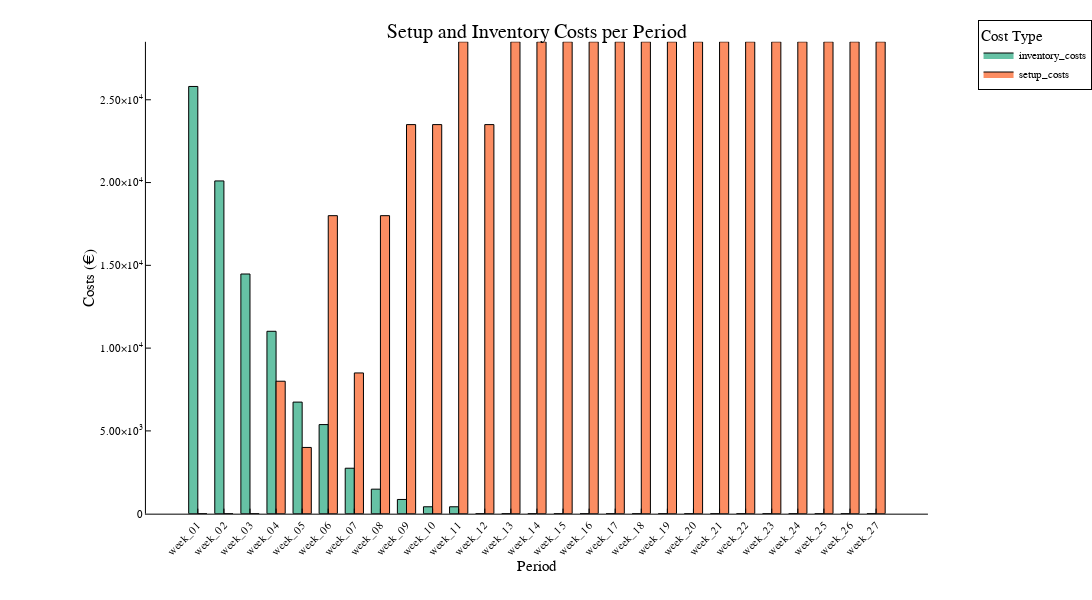

The notebook cell this image was saved under:
### Markdown cell above
The following code calls the setup and inventory costs plot.

### Code cell
stacked_costs = create_cost_results()
p = create_cost_plot(stacked_costs)

### Figure 1 — Plotly figure (JSON) as saved in the notebook; plotly's stock layout.template omitted (floating-point values rounded to 4 significant figures)
{"data": [{"fill": "tozeroy", "fillcolor": "rgba(102, 194, 165, 1.000)", "legendgroup": "inventory_costs", "line": {"color": "rgba(0, 0, 0, 1.000)", "dash": "solid", "width": 1}, "mode": "lines", "name": "inventory_costs", "showlegend": true, "type": "scatter", "x": [0.15, 0.15, 0.5, 0.5, 0.15], "xaxis": "x1", "y": [25800.0, 0, 0, 25800.0, 25800.0], "yaxis": "y1"}, {"fill": "tozeroy", "fillcolor": "rgba(102, 194, 165, 1.000)", "legendgroup": "inventory_costs", "line": {"color": "rgba(0, 0, 0, 1.000)", "dash": "solid", "width": 1}, "mode": "lines", "name": "inventory_costs", "showlegend": false, "type": "scatter", "x": [1.15, 1.15, 1.5, 1.5, 1.15], "xaxis": "x1", "y": [20100.0, 0, 0, 20100.0, 20100.0], "yaxis": "y1"}, {"fill": "tozeroy", "fillcolor": "rgba(102, 194, 165, 1.000)", "legendgroup": "inventory_costs", "line": {"color": "rgba(0, 0, 0, 1.000)", "dash": "solid", "width": 1}, "mode": "lines", "name": "inventory_costs", "showlegend": false, "type": "scatter", "x": [2.15, 2.15, 2.5, 2.5, 2.15], "xaxis": "x1", "y": [14480.0, 0, 0, 14480.0, 14480.0], "yaxis": "y1"}, {"fill": "tozeroy", "fillcolor": "rgba(102, 194, 165, 1.000)", "legendgroup": "inventory_costs", "line": {"color": "rgba(0, 0, 0, 1.000)", "dash": "solid", "width": 1}, "mode": "lines", "name": "inventory_costs", "showlegend": false, "type": "scatter", "x": [3.15, 3.15, 3.5, 3.5, 3.15], "xaxis": "x1", "y": [11020.0, 0, 0, 11020.0, 11020.0], "yaxis": "y1"}, {"fill": "tozeroy", "fillcolor": "rgba(102, 194, 165, 1.000)", "legendgroup": "inventory_costs", "line": {"color": "rgba(0, 0, 0, 1.000)", "dash": "solid", "width": 1}, "mode": "lines", "name": "inventory_costs", "showlegend": false, "type": "scatter", "x": [4.15, 4.15, 4.5, 4.5, 4.15], "xaxis": "x1", "y": [6739.0, 0, 0, 6739.0, 6739.0], "yaxis": "y1"}, {"fill": "tozeroy", "fillcolor": "rgba(102, 194, 165, 1.000)", "legendgroup": "inventory_costs", "line": {"color": "rgba(0, 0, 0, 1.000)", "dash": "solid", "width": 1}, "mode": "lines", "name": "inventory_costs", "showlegend": false, "type": "scatter", "x": [5.15, 5.15, 5.5, 5.5, 5.15], "xaxis": "x1", "y": [5381.0, 0, 0, 5381.0, 5381.0], "yaxis": "y1"}, {"fill": "tozeroy", "fillcolor": "rgba(102, 194, 165, 1.000)", "legendgroup": "inventory_costs", "line": {"color": "rgba(0, 0, 0, 1.000)", "dash": "solid", "width": 1}, "mode": "lines", "name": "inventory_costs", "showlegend": false, "type": "scatter", "x": [6.15, 6.15, 6.5, 6.5, 6.15], "xaxis": "x1", "y": [2745.0, 0, 0, 2745.0, 2745.0], "yaxis": "y1"}, {"fill": "tozeroy", "fillcolor": "rgba(102, 194, 165, 1.000)", "legendgroup": "inventory_costs", "line": {"color": "rgba(0, 0, 0, 1.000)", "dash": "solid", "width": 1}, "mode": "lines", "name": "inventory_costs", "showlegend": false, "type": "scatter", "x": [7.15, 7.15, 7.5, 7.5, 7.15], "xaxis": "x1", "y": [1480.0, 0, 0, 1480.0, 1480.0], "yaxis": "y1"}, {"fill": "tozeroy", "fillcolor": "rgba(102, 194, 165, 1.000)", "legendgroup": "inventory_costs", "line": {"color": "rgba(0, 0, 0, 1.000)", "dash": "solid", "width": 1}, "mode": "lines", "name": "inventory_costs", "showlegend": false, "type": "scatter", "x": [8.15, 8.15, 8.5, 8.5, 8.15], "xaxis": "x1", "y": [857.8, 0, 0, 857.8, 857.8], "yaxis": "y1"}, {"fill": "tozeroy", "fillcolor": "rgba(102, 194, 165, 1.000)", "legendgroup": "inventory_costs", "line": {"color": "rgba(0, 0, 0, 1.000)", "dash": "solid", "width": 1}, "mode": "lines", "name": "inventory_costs", "showlegend": false, "type": "scatter", "x": [9.15, 9.15, 9.5, 9.5, 9.15], "xaxis": "x1", "y": [416.6, 0, 0, 416.6, 416.6], "yaxis": "y1"}, {"fill": "tozeroy", "fillcolor": "rgba(102, 194, 165, 1.000)", "legendgroup": "inventory_costs", "line": {"color": "rgba(0, 0, 0, 1.000)", "dash": "solid", "width": 1}, "mode": "lines", "name": "inventory_costs", "showlegend": false, "type": "scatter", "x": [10.15, 10.15, 10.5, 10.5, 10.15], "xaxis": "x1", "y": [416.6, 0, 0, 416.6, 416.6], "yaxis": "y1"}, {"fill": "tozeroy", "fillcolor": "rgba(102, 194, 165, 1.000)", "legendgroup": "inventory_costs", "line": {"color": "rgba(0, 0, 0, 1.000)", "dash": "solid", "width": 1}, "mode": "lines", "name": "inventory_costs", "showlegend": false, "type": "scatter", "x": [11.15, 11.15, 11.5, 11.5, 11.15], "xaxis": "x1", "y": [0, 0, 0, 0, 0], "yaxis": "y1"}, {"fill": "tozeroy", "fillcolor": "rgba(102, 194, 165, 1.000)", "legendgroup": "inventory_costs", "line": {"color": "rgba(0, 0, 0, 1.000)", "dash": "solid", "width": 1}, "mode": "lines", "name": "inventory_costs", "showlegend": false, "type": "scatter", "x": [12.15, 12.15, 12.5, 12.5, 12.15], "xaxis": "x1", "y": [0, 0, 0, 0, 0], "yaxis": "y1"}, {"fill": "tozeroy", "fillcolor": "rgba(102, 194, 165, 1.000)", "legendgroup": "inventory_costs", "line": {"color": "rgba(0, 0, 0, 1.000)", "dash": "solid", "width": 1}, "mode": "lines", "name": "inventory_costs", "showlegend": false, "type": "scatter", "x": [13.15, 13.15, 13.5, 13.5, 13.15], "xaxis": "x1", "y": [0, 0, 0, 0, 0], "yaxis": "y1"}, {"fill": "tozeroy", "fillcolor": "rgba(102, 194, 165, 1.000)", "legendgroup": "inventory_costs", "line": {"color": "rgba(0, 0, 0, 1.000)", "dash": "solid", "width": 1}, "mode": "lines", "name": "inventory_costs", "showlegend": false, "type": "scatter", "x": [14.15, 14.15, 14.5, 14.5, 14.15], "xaxis": "x1", "y": [0, 0, 0, 0, 0], "yaxis": "y1"}, {"fill": "tozeroy", "fillcolor": "rgba(102, 194, 165, 1.000)", "legendgroup": "inventory_costs", "line": {"color": "rgba(0, 0, 0, 1.000)", "dash": "solid", "width": 1}, "mode": "lines", "name": "inventory_costs", "showlegend": false, "type": "scatter", "x": [15.15, 15.15, 15.5, 15.5, 15.15], "xaxis": "x1", "y": [0, 0, 0, 0, 0], "yaxis": "y1"}, {"fill": "tozeroy", "fillcolor": "rgba(102, 194, 165, 1.000)", "legendgroup": "inventory_costs", "line": {"color": "rgba(0, 0, 0, 1.000)", "dash": "solid", "width": 1}, "mode": "lines", "name": "inventory_costs", "showlegend": false, "type": "scatter", "x": [16.15, 16.15, 16.5, 16.5, 16.15], "xaxis": "x1", "y": [0, 0, 0, 0, 0], "yaxis": "y1"}, {"fill": "tozeroy", "fillcolor": "rgba(102, 194, 165, 1.000)", "legendgroup": "inventory_costs", "line": {"color": "rgba(0, 0, 0, 1.000)", "dash": "solid", "width": 1}, "mode": "lines", "name": "inventory_costs", "showlegend": false, "type": "scatter", "x": [17.15, 17.15, 17.5, 17.5, 17.15], "xaxis": "x1", "y": [0, 0, 0, 0, 0], "yaxis": "y1"}, {"fill": "tozeroy", "fillcolor": "rgba(102, 194, 165, 1.000)", "legendgroup": "inventory_costs", "line": {"color": "rgba(0, 0, 0, 1.000)", "dash": "solid", "width": 1}, "mode": "lines", "name": "inventory_costs", "showlegend": false, "type": "scatter", "x": [18.15, 18.15, 18.5, 18.5, 18.15], "xaxis": "x1", "y": [0, 0, 0, 0, 0], "yaxis": "y1"}, {"fill": "tozeroy", "fillcolor": "rgba(102, 194, 165, 1.000)", "legendgroup": "inventory_costs", "line": {"color": "rgba(0, 0, 0, 1.000)", "dash": "solid", "width": 1}, "mode": "lines", "name": "inventory_costs", "showlegend": false, "type": "scatter", "x": [19.15, 19.15, 19.5, 19.5, 19.15], "xaxis": "x1", "y": [0, 0, 0, 0, 0], "yaxis": "y1"}, {"fill": "tozeroy", "fillcolor": "rgba(102, 194, 165, 1.000)", "legendgroup": "inventory_costs", "line": {"color": "rgba(0, 0, 0, 1.000)", "dash": "solid", "width": 1}, "mode": "lines", "name": "inventory_costs", "showlegend": false, "type": "scatter", "x": [20.15, 20.15, 20.5, 20.5, 20.15], "xaxis": "x1", "y": [0, 0, 0, 0, 0], "yaxis": "y1"}, {"fill": "tozeroy", "fillcolor": "rgba(102, 194, 165, 1.000)", "legendgroup": "inventory_costs", "line": {"color": "rgba(0, 0, 0, 1.000)", "dash": "solid", "width": 1}, "mode": "lines", "name": "inventory_costs", "showlegend": false, "type": "scatter", "x": [21.15, 21.15, 21.5, 21.5, 21.15], "xaxis": "x1", "y": [0, 0, 0, 0, 0], "yaxis": "y1"}, {"fill": "tozeroy", "fillcolor": "rgba(102, 194, 165, 1.000)", "legendgroup": "inventory_costs", "line": {"color": "rgba(0, 0, 0, 1.000)", "dash": "solid", "width": 1}, "mode": "lines", "name": "inventory_costs", "showlegend": false, "type": "scatter", "x": [22.15, 22.15, 22.5, 22.5, 22.15], "xaxis": "x1", "y": [0, 0, 0, 0, 0], "yaxis": "y1"}, {"fill": "tozeroy", "fillcolor": "rgba(102, 194, 165, 1.000)", "legendgroup": "inventory_costs", "line": {"color": "rgba(0, 0, 0, 1.000)", "dash": "solid", "width": 1}, "mode": "lines", "name": "inventory_costs", "showlegend": false, "type": "scatter", "x": [23.15, 23.15, 23.5, 23.5, 23.15], "xaxis": "x1", "y": [0, 0, 0, 0, 0], "yaxis": "y1"}, {"fill": "tozeroy", "fillcolor": "rgba(102, 194, 165, 1.000)", "legendgroup": "inventory_costs", "line": {"color": "rgba(0, 0, 0, 1.000)", "dash": "solid", "width": 1}, "mode": "lines", "name": "inventory_costs", "showlegend": false, "type": "scatter", "x": [24.15, 24.15, 24.5, 24.5, 24.15], "xaxis": "x1", "y": [0, 0, 0, 0, 0], "yaxis": "y1"}, {"fill": "tozeroy", "fillcolor": "rgba(102, 194, 165, 1.000)", "legendgroup": "inventory_costs", "line": {"color": "rgba(0, 0, 0, 1.000)", "dash": "solid", "width": 1}, "mode": "lines", "name": "inventory_costs", "showlegend": false, "type": "scatter", "x": [25.15, 25.15, 25.5, 25.5, 25.15], "xaxis": "x1", "y": [0, 0, 0, 0, 0], "yaxis": "y1"}, {"fill": "tozeroy", "fillcolor": "rgba(102, 194, 165, 1.000)", "legendgroup": "inventory_costs", "line": {"color": "rgba(0, 0, 0, 1.000)", "dash": "solid", "width": 1}, "mode": "lines", "name": "inventory_costs", "showlegend": false, "type": "scatter", "x": [26.15, 26.15, 26.5, 26.5, 26.15], "xaxis": "x1", "y": [0, 0, 0, 0, 0], "yaxis": "y1"}, {"colorbar": {"len": 0.8426, "title": "", "x": 0.9967, "y": 0.5397}, "legendgroup": "inventory_costs", "marker": {"color": "rgba(102, 194, 165, 0.000)", "line": {"color": "rgba(0, 0, 0, 0.000)", "width": 1}, "size": 0, "symbol": "circle"}, "mode": "markers", "name": "inventory_costs", "showlegend": false, "type": "scatter", "x": [0.325, 1.325, 2.325, 3.325, 4.325, 5.325, 6.325, 7.325, 8.325, 9.325, 10.33, 11.33, 12.33, 13.33, 14.33, 15.33, 16.32, 17.32, 18.32, 19.32, 20.32, 21.32, 22.32, 23.32, 24.32, 25.32, 26.32], "xaxis": "x", "y": [25800.0, 20100.0, 14480.0, 11020.0, 6739.0, 5381.0, 2745.0, 1480.0, 857.8, 416.6, 416.6, 0, 0, 0, 0, 0, 0, 0, 0, 0, 0, 0, 0, 0, 0, 0, 0], "yaxis": "y"}, {"fill": "tozeroy", "fillcolor": "rgba(252, 141, 98, 1.000)", "legendgroup": "setup_costs", "line": {"color": "rgba(0, 0, 0, 1.000)", "dash": "solid", "width": 1}, "mode": "lines", "name": "setup_costs", "showlegend": true, "type": "scatter", "x": [0.5, 0.5, 0.85, 0.85, 0.5], "xaxis": "x1", "y": [0, 0, 0, 0, 0], "yaxis": "y1"}, {"fill": "tozeroy", "fillcolor": "rgba(252, 141, 98, 1.000)", "legendgroup": "setup_costs", "line": {"color": "rgba(0, 0, 0, 1.000)", "dash": "solid", "width": 1}, "mode": "lines", "name": "setup_costs", "showlegend": false, "type": "scatter", "x": [1.5, 1.5, 1.85, 1.85, 1.5], "xaxis": "x1", "y": [0, 0, 0, 0, 0], "yaxis": "y1"}, {"fill": "tozeroy", "fillcolor": "rgba(252, 141, 98, 1.000)", "legendgroup": "setup_costs", "line": {"color": "rgba(0, 0, 0, 1.000)", "dash": "solid", "width": 1}, "mode": "lines", "name": "setup_costs", "showlegend": false, "type": "scatter", "x": [2.5, 2.5, 2.85, 2.85, 2.5], "xaxis": "x1", "y": [0, 0, 0, 0, 0], "yaxis": "y1"}, {"fill": "tozeroy", "fillcolor": "rgba(252, 141, 98, 1.000)", "legendgroup": "setup_costs", "line": {"color": "rgba(0, 0, 0, 1.000)", "dash": "solid", "width": 1}, "mode": "lines", "name": "setup_costs", "showlegend": false, "type": "scatter", "x": [3.5, 3.5, 3.85, 3.85, 3.5], "xaxis": "x1", "y": [8000, 0, 0, 8000, 8000], "yaxis": "y1"}, {"fill": "tozeroy", "fillcolor": "rgba(252, 141, 98, 1.000)", "legendgroup": "setup_costs", "line": {"color": "rgba(0, 0, 0, 1.000)", "dash": "solid", "width": 1}, "mode": "lines", "name": "setup_costs", "showlegend": false, "type": "scatter", "x": [4.5, 4.5, 4.85, 4.85, 4.5], "xaxis": "x1", "y": [4000, 0, 0, 4000, 4000], "yaxis": "y1"}, {"fill": "tozeroy", "fillcolor": "rgba(252, 141, 98, 1.000)", "legendgroup": "setup_costs", "line": {"color": "rgba(0, 0, 0, 1.000)", "dash": "solid", "width": 1}, "mode": "lines", "name": "setup_costs", "showlegend": false, "type": "scatter", "x": [5.5, 5.5, 5.85, 5.85, 5.5], "xaxis": "x1", "y": [18000, 0, 0, 18000, 18000], "yaxis": "y1"}, {"fill": "tozeroy", "fillcolor": "rgba(252, 141, 98, 1.000)", "legendgroup": "setup_costs", "line": {"color": "rgba(0, 0, 0, 1.000)", "dash": "solid", "width": 1}, "mode": "lines", "name": "setup_costs", "showlegend": false, "type": "scatter", "x": [6.5, 6.5, 6.85, 6.85, 6.5], "xaxis": "x1", "y": [8500, 0, 0, 8500, 8500], "yaxis": "y1"}, {"fill": "tozeroy", "fillcolor": "rgba(252, 141, 98, 1.000)", "legendgroup": "setup_costs", "line": {"color": "rgba(0, 0, 0, 1.000)", "dash": "solid", "width": 1}, "mode": "lines", "name": "setup_costs", "showlegend": false, "type": "scatter", "x": [7.5, 7.5, 7.85, 7.85, 7.5], "xaxis": "x1", "y": [18000, 0, 0, 18000, 18000], "yaxis": "y1"}, {"fill": "tozeroy", "fillcolor": "rgba(252, 141, 98, 1.000)", "legendgroup": "setup_costs", "line": {"color": "rgba(0, 0, 0, 1.000)", "dash": "solid", "width": 1}, "mode": "lines", "name": "setup_costs", "showlegend": false, "type": "scatter", "x": [8.5, 8.5, 8.85, 8.85, 8.5], "xaxis": "x1", "y": [23500, 0, 0, 23500, 23500], "yaxis": "y1"}, {"fill": "tozeroy", "fillcolor": "rgba(252, 141, 98, 1.000)", "legendgroup": "setup_costs", "line": {"color": "rgba(0, 0, 0, 1.000)", "dash": "solid", "width": 1}, "mode": "lines", "name": "setup_costs", "showlegend": false, "type": "scatter", "x": [9.5, 9.5, 9.85, 9.85, 9.5], "xaxis": "x1", "y": [23500, 0, 0, 23500, 23500], "yaxis": "y1"}, {"fill": "tozeroy", "fillcolor": "rgba(252, 141, 98, 1.000)", "legendgroup": "setup_costs", "line": {"color": "rgba(0, 0, 0, 1.000)", "dash": "solid", "width": 1}, "mode": "lines", "name": "setup_costs", "showlegend": false, "type": "scatter", "x": [10.5, 10.5, 10.85, 10.85, 10.5], "xaxis": "x1", "y": [28500, 0, 0, 28500, 28500], "yaxis": "y1"}, {"fill": "tozeroy", "fillcolor": "rgba(252, 141, 98, 1.000)", "legendgroup": "setup_costs", "line": {"color": "rgba(0, 0, 0, 1.000)", "dash": "solid", "width": 1}, "mode": "lines", "name": "setup_costs", "showlegend": false, "type": "scatter", "x": [11.5, 11.5, 11.85, 11.85, 11.5], "xaxis": "x1", "y": [23500, 0, 0, 23500, 23500], "yaxis": "y1"}, {"fill": "tozeroy", "fillcolor": "rgba(252, 141, 98, 1.000)", "legendgroup": "setup_costs", "line": {"color": "rgba(0, 0, 0, 1.000)", "dash": "solid", "width": 1}, "mode": "lines", "name": "setup_costs", "showlegend": false, "type": "scatter", "x": [12.5, 12.5, 12.85, 12.85, 12.5], "xaxis": "x1", "y": [28500, 0, 0, 28500, 28500], "yaxis": "y1"}, {"fill": "tozeroy", "fillcolor": "rgba(252, 141, 98, 1.000)", "legendgroup": "setup_costs", "line": {"color": "rgba(0, 0, 0, 1.000)", "dash": "solid", "width": 1}, "mode": "lines", "name": "setup_costs", "showlegend": false, "type": "scatter", "x": [13.5, 13.5, 13.85, 13.85, 13.5], "xaxis": "x1", "y": [28500, 0, 0, 28500, 28500], "yaxis": "y1"}, {"fill": "tozeroy", "fillcolor": "rgba(252, 141, 98, 1.000)", "legendgroup": "setup_costs", "line": {"color": "rgba(0, 0, 0, 1.000)", "dash": "solid", "width": 1}, "mode": "lines", "name": "setup_costs", "showlegend": false, "type": "scatter", "x": [14.5, 14.5, 14.85, 14.85, 14.5], "xaxis": "x1", "y": [28500, 0, 0, 28500, 28500], "yaxis": "y1"}, {"fill": "tozeroy", "fillcolor": "rgba(252, 141, 98, 1.000)", "legendgroup": "setup_costs", "line": {"color": "rgba(0, 0, 0, 1.000)", "dash": "solid", "width": 1}, "mode": "lines", "name": "setup_costs", "showlegend": false, "type": "scatter", "x": [15.5, 15.5, 15.85, 15.85, 15.5], "xaxis": "x1", "y": [28500, 0, 0, 28500, 28500], "yaxis": "y1"}, {"fill": "tozeroy", "fillcolor": "rgba(252, 141, 98, 1.000)", "legendgroup": "setup_costs", "line": {"color": "rgba(0, 0, 0, 1.000)", "dash": "solid", "width": 1}, "mode": "lines", "name": "setup_costs", "showlegend": false, "type": "scatter", "x": [16.5, 16.5, 16.85, 16.85, 16.5], "xaxis": "x1", "y": [28500, 0, 0, 28500, 28500], "yaxis": "y1"}, {"fill": "tozeroy", "fillcolor": "rgba(252, 141, 98, 1.000)", "legendgroup": "setup_costs", "line": {"color": "rgba(0, 0, 0, 1.000)", "dash": "solid", "width": 1}, "mode": "lines", "name": "setup_costs", "showlegend": false, "type": "scatter", "x": [17.5, 17.5, 17.85, 17.85, 17.5], "xaxis": "x1", "y": [28500, 0, 0, 28500, 28500], "yaxis": "y1"}, {"fill": "tozeroy", "fillcolor": "rgba(252, 141, 98, 1.000)", "legendgroup": "setup_costs", "line": {"color": "rgba(0, 0, 0, 1.000)", "dash": "solid", "width": 1}, "mode": "lines", "name": "setup_costs", "showlegend": false, "type": "scatter", "x": [18.5, 18.5, 18.85, 18.85, 18.5], "xaxis": "x1", "y": [28500, 0, 0, 28500, 28500], "yaxis": "y1"}, {"fill": "tozeroy", "fillcolor": "rgba(252, 141, 98, 1.000)", "legendgroup": "setup_costs", "line": {"color": "rgba(0, 0, 0, 1.000)", "dash": "solid", "width": 1}, "mode": "lines", "name": "setup_costs", "showlegend": false, "type": "scatter", "x": [19.5, 19.5, 19.85, 19.85, 19.5], "xaxis": "x1", "y": [28500, 0, 0, 28500, 28500], "yaxis": "y1"}, {"fill": "tozeroy", "fillcolor": "rgba(252, 141, 98, 1.000)", "legendgroup": "setup_costs", "line": {"color": "rgba(0, 0, 0, 1.000)", "dash": "solid", "width": 1}, "mode": "lines", "name": "setup_costs", "showlegend": false, "type": "scatter", "x": [20.5, 20.5, 20.85, 20.85, 20.5], "xaxis": "x1", "y": [28500, 0, 0, 28500, 28500], "yaxis": "y1"}, {"fill": "tozeroy", "fillcolor": "rgba(252, 141, 98, 1.000)", "legendgroup": "setup_costs", "line": {"color": "rgba(0, 0, 0, 1.000)", "dash": "solid", "width": 1}, "mode": "lines", "name": "setup_costs", "showlegend": false, "type": "scatter", "x": [21.5, 21.5, 21.85, 21.85, 21.5], "xaxis": "x1", "y": [28500, 0, 0, 28500, 28500], "yaxis": "y1"}, {"fill": "tozeroy", "fillcolor": "rgba(252, 141, 98, 1.000)", "legendgroup": "setup_costs", "line": {"color": "rgba(0, 0, 0, 1.000)", "dash": "solid", "width": 1}, "mode": "lines", "name": "setup_costs", "showlegend": false, "type": "scatter", "x": [22.5, 22.5, 22.85, 22.85, 22.5], "xaxis": "x1", "y": [28500, 0, 0, 28500, 28500], "yaxis": "y1"}, {"fill": "tozeroy", "fillcolor": "rgba(252, 141, 98, 1.000)", "legendgroup": "setup_costs", "line": {"color": "rgba(0, 0, 0, 1.000)", "dash": "solid", "width": 1}, "mode": "lines", "name": "setup_costs", "showlegend": false, "type": "scatter", "x": [23.5, 23.5, 23.85, 23.85, 23.5], "xaxis": "x1", "y": [28500, 0, 0, 28500, 28500], "yaxis": "y1"}, {"fill": "tozeroy", "fillcolor": "rgba(252, 141, 98, 1.000)", "legendgroup": "setup_costs", "line": {"color": "rgba(0, 0, 0, 1.000)", "dash": "solid", "width": 1}, "mode": "lines", "name": "setup_costs", "showlegend": false, "type": "scatter", "x": [24.5, 24.5, 24.85, 24.85, 24.5], "xaxis": "x1", "y": [28500, 0, 0, 28500, 28500], "yaxis": "y1"}, {"fill": "tozeroy", "fillcolor": "rgba(252, 141, 98, 1.000)", "legendgroup": "setup_costs", "line": {"color": "rgba(0, 0, 0, 1.000)", "dash": "solid", "width": 1}, "mode": "lines", "name": "setup_costs", "showlegend": false, "type": "scatter", "x": [25.5, 25.5, 25.85, 25.85, 25.5], "xaxis": "x1", "y": [28500, 0, 0, 28500, 28500], "yaxis": "y1"}, {"fill": "tozeroy", "fillcolor": "rgba(252, 141, 98, 1.000)", "legendgroup": "setup_costs", "line": {"color": "rgba(0, 0, 0, 1.000)", "dash": "solid", "width": 1}, "mode": "lines", "name": "setup_costs", "showlegend": false, "type": "scatter", "x": [26.5, 26.5, 26.85, 26.85, 26.5], "xaxis": "x1", "y": [28500, 0, 0, 28500, 28500], "yaxis": "y1"}, {"colorbar": {"len": 0.8426, "title": "", "x": 0.9967, "y": 0.5397}, "legendgroup": "setup_costs", "marker": {"color": "rgba(252, 141, 98, 0.000)", "line": {"color": "rgba(0, 0, 0, 0.000)", "width": 1}, "size": 0, "symbol": "circle"}, "mode": "markers", "name": "setup_costs", "showlegend": false, "type": "scatter", "x": [0.675, 1.675, 2.675, 3.675, 4.675, 5.675, 6.675, 7.675, 8.675, 9.675, 10.68, 11.68, 12.68, 13.68, 14.68, 15.68, 16.68, 17.68, 18.68, 19.68, 20.68, 21.68, 22.68, 23.68, 24.68, 25.68, 26.68], "xaxis": "x", "y": [0, 0, 0, 8000, 4000, 18000, 8500, 18000, 23500, 23500, 28500, 23500, 28500, 28500, 28500, 28500, 28500, 28500, 28500, 28500, 28500, 28500, 28500, 28500, 28500, 28500, 28500], "yaxis": "y"}], "layout": {"annotations": [{"font": {"color": "rgba(0, 0, 0, 1.000)", "family": "sans-serif", "size": 20}, "rotation": 0, "showarrow": false, "text": "Setup and Inventory Costs per Period", "x": 0.5767, "xanchor": "center", "xref": "paper", "y": 1, "yanchor": "top", "yref": "paper"}], "height": 600, "legend": {"bgcolor": "rgba(255, 255, 255, 1.000)", "bordercolor": "rgba(0, 0, 0, 1.000)", "borderwidth": 1, "font": {"color": "rgba(0, 0, 0, 1.000)", "family": "sans-serif", "size": 11}, "title": {"font": {"color": "rgba(0, 0, 0, 1.000)", "family": "sans-serif", "size": 15}, "text": "Cost Type"}, "tracegroupgap": 0, "traceorder": "normal", "x": 1.05, "xanchor": "upper", "y": 1, "yanchor": "right"}, "margin": {"b": 20, "l": 0, "r": 0, "t": 20}, "paper_bgcolor": "rgba(255, 255, 255, 1.000)", "plot_bgcolor": "rgba(255, 255, 255, 1.000)", "showlegend": true, "width": 1200, "xaxis": {"anchor": "y", "domain": [0.1568, 0.9967], "gridcolor": "rgba(0, 0, 0, 0.100)", "gridwidth": 0.5, "linecolor": "rgba(0, 0, 0, 1.000)", "mirror": false, "range": [-1.489, 28.49], "showgrid": false, "showline": true, "showticklabels": true, "tickangle": -45, "tickcolor": "rgb(0, 0, 0)", "tickfont": {"color": "rgba(0, 0, 0, 1.000)", "family": "sans-serif", "size": 11}, "tickmode": "array", "ticks": "inside", "ticktext": ["week_01", "week_02", "week_03", "week_04", "week_05", "week_06", "week_07", "week_08", "week_09", "week_10", "week_11", "week_12", "week_13", "week_14", "week_15", "week_16", "week_17", "week_18", "week_19", "week_20", "week_21", "week_22", "week_23", "week_24", "week_25", "week_26", "week_27"], "tickvals": [0.5, 1.5, 2.5, 3.5, 4.5, 5.5, 6.5, 7.5, 8.5, 9.5, 10.5, 11.5, 12.5, 13.5, 14.5, 15.5, 16.5, 17.5, 18.5, 19.5, 20.5, 21.5, 22.5, 23.5, 24.5, 25.5, 26.5], "title": "Period", "titlefont": {"color": "rgba(0, 0, 0, 1.000)", "family": "sans-serif", "size": 15}, "type": "-", "visible": true, "zeroline": false, "zerolinecolor": "rgba(0, 0, 0, 1.000)"}, "yaxis": {"anchor": "x", "domain": [0.1184, 0.961], "gridcolor": "rgba(0, 0, 0, 0.100)", "gridwidth": 0.5, "linecolor": "rgba(0, 0, 0, 1.000)", "mirror": false, "range": [0, 28500], "showgrid": false, "showline": true, "showticklabels": true, "tickangle": 0, "tickcolor": "rgb(0, 0, 0)", "tickfont": {"color": "rgba(0, 0, 0, 1.000)", "family": "sans-serif", "size": 11}, "tickmode": "array", "ticks": "inside", "ticktext": ["0", "5.00×10<sup>3</sup>", "1.00×10<sup>4</sup>", "1.50×10<sup>4</sup>", "2.00×10<sup>4</sup>", "2.50×10<sup>4</sup>"], "tickvals": [0, 5000, 10000, 15000, 20000, 25000], "title": "Costs (€)", "titlefont": {"color": "rgba(0, 0, 0, 1.000)", "family": "sans-serif", "size": 15}, "type": "-", "visible": true, "zeroline": false, "zerolinecolor": "rgba(0, 0, 0, 1.000)"}}}
